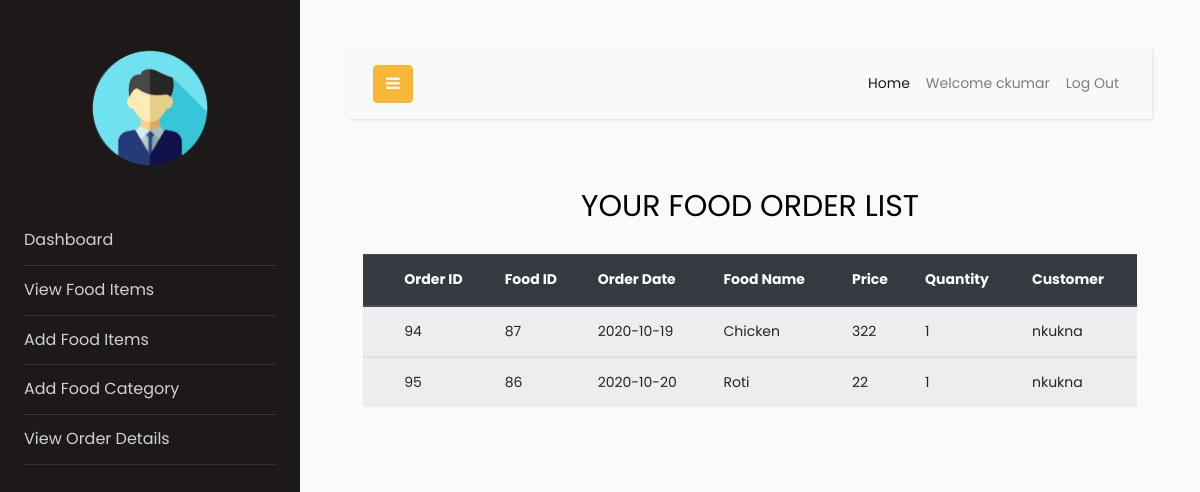
The page /manager/view_order_details.php (signed in) on the database its author committed.
### tables this page shows
CREATE TABLE `manager` (
  `username` varchar(30) NOT NULL,
  `fullname` varchar(30) NOT NULL,
  `email` varchar(30) NOT NULL,
  `contact` varchar(30) NOT NULL,
  `password` varchar(100) NOT NULL
);

CREATE TABLE `orders` (
  `order_ID` int(30) NOT NULL,
  `F_ID` int(30) NOT NULL,
  `foodname` varchar(30) NOT NULL,
  `price` int(30) NOT NULL,
  `quantity` int(30) NOT NULL,
  `order_date` date NOT NULL,
  `username` varchar(30) NOT NULL,
  `R_ID` int(30) NOT NULL
);

### manager/session_m.php (called while the page is built, shortened)
<?php
$conn = Connect();
$user_check=$_SESSION['login_user1'];
$query = "SELECT username FROM manager WHERE username = '$user_check'";
$ses_sql = mysqli_query($conn, $query);
$row = mysqli_fetch_assoc($ses_sql);
$login_session =$row['username'];
?>

### manager/view_order_details.php (the view, shortened to what this page needs)
<?php
   include('session_m.php');
   ?>
<!DOCTYPE html>
<html>
  <head>
    <link rel="stylesheet" href="https://stackpath.bootstrapcdn.com/font-awesome/4.7.0/css/font-awesome.min.css">
    <link rel="stylesheet" href="css/style.css">
  </head>
  <body>
    <div class="wrapper d-flex align-items-stretch">
    <?php
     include 'navbar1.php';
     ?>
            <div class="col-lg-12">
      <div class="form-area">
        <form action="" method="POST">
        <br style="clear: both">
          <h3 style="margin-bottom: 25px; text-align: center; font-size: 30px;"> YOUR FOOD ORDER LIST </h3>
<?php
$user_check=$_SESSION['login_user1'];
$sql = "SELECT * FROM orders o WHERE o.R_ID IN (SELECT r.R_ID FROM restaurants r WHERE r.M_ID='$user_check') ORDER BY order_date";
$result = mysqli_query($conn, $sql);
if (mysqli_num_rows($result) > 0)
{
  ?>
  <table class="table table-striped">
    <thead class="thead-dark">
      <tr>
        <th>  </th>
        <th> Order ID </th>
        <th> Food ID </th>
        <th> Order Date </th>
        <th> Food Name </th>
        <th> Price </th>
        <th> Quantity </th>
        <th> Customer </th>
      </tr>
    </thead>
    <?PHP
      while($row = mysqli_fetch_assoc($result)){
    ?>
  <tbody>
    <tr>
      <td> <span class="glyphicon glyphicon-menu-right"></span> </td>
      <td><?php echo $row["order_ID"]; ?></td>
      <td><?php echo $row["F_ID"]; ?></td>
      <td><?php echo $row["order_date"]; ?></td>
      <td><?php echo $row["foodname"]; ?></td>
      <td><?php echo $row["price"]; ?></td>
      <td><?php echo $row["quantity"]; ?></td>
      <td><?php echo $row["username"]; ?></td>
    </tr>
  </tbody>
  <?php } ?>
  </table>
    <br>
  <?php } else { ?>
  <h4><center>0 RESULTS</center> </h4>
  <?php } ?>
        </form>
        </div>
    </div>
      </div>
    </div>
  </body>
</html>

### manager/navbar1.php (shortened to what this page needs)
<nav id="sidebar">
            <div class="p-4 pt-5">
               <a href="#" class="img logo rounded-circle mb-5" style="background-image: url(images/logo.png);"></a>
               <ul class="list-unstyled components mb-5">
                  <li>
                     <a href="myrestaurant.php">Dashboard</a>
                  </li>
                  <li>
                     <a href="view_food_items.php">View Food Items</a>
                  </li>
                        <li>
                           <a href="add_food_items.php">Add Food Items</a>
                        </li>
                  <li >
                     <a href="add_food_category.php">Add Food Category</a>
                  </li>
                  <li>
                     <a href="view_order_details.php">View Order Details</a>
                  </li>
               </ul>
            </div>
         </nav>
         <div id="content" class="p-4 p-md-5">
            <nav class="navbar navbar-expand-lg navbar-light bg-light">
               <div class="container-fluid">
                  <button type="button" id="sidebarCollapse" class="btn btn-primary">
                  <i class="fa fa-bars"></i>
                  </button>
                  <div class="collapse navbar-collapse" id="navbarSupportedContent">
                     <ul class="nav navbar-nav ml-auto">
                        <li class="nav-item active">
                           <a class="nav-link" href="myrestaurant.php">Home</a>
                        </li>
                        <li class="nav-item">
                           <a class="nav-link" href="#">Welcome <?php echo $login_session; ?> </a>
                        </li>
                        <li class="nav-item">
                           <a class="nav-link" href="logout_m.php">Log Out </a>
                        </li>
                     </ul>
                  </div>
               </div>
            </nav>

### rows shown on the page
manager: username "ckumar"
orders: order_ID "94", F_ID "87", order_date "2020-10-19", foodname "Chicken", price "322", quantity "1", username "nkukna"
orders: order_ID "95", F_ID "86", order_date "2020-10-20", foodname "Roti", price "22", quantity "1", username "nkukna"
